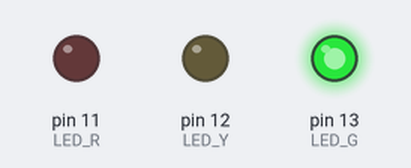
Simulated run of this sketch. Board: Arduino Uno, built with avr-gcc and run on an emulated ATmega328P. Shown: output pins drawn as LEDs (lit = HIGH).

Above: at 1.0 s.
At 2.2 s:
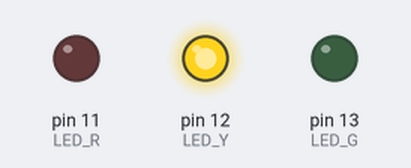
At 4.0 s:
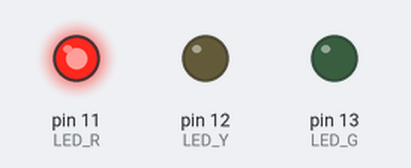
Timing chart, 0 to 7.2 s (numbered marks = the images above):
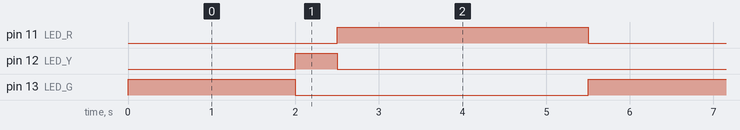

The sketch:

TrafficLight.ino
```cpp
void setup() {
  #define LED_G 13
  #define LED_Y 12
  #define LED_R 11
  pinMode(LED_G, OUTPUT);
  pinMode(LED_Y, OUTPUT);
  pinMode(LED_R, OUTPUT);
}

void loop() {
  digitalWrite(LED_R,LOW);
  digitalWrite(LED_G,HIGH);
  delay(2000);
  digitalWrite(LED_G,LOW);
  digitalWrite(LED_Y,HIGH);
  delay(500);
  digitalWrite(LED_Y,LOW);
  digitalWrite(LED_R,HIGH);
  delay(3000);
}
```

Measured:
- by itself, pin 11 (LED_R): alternates HIGH for 3.0 s and LOW for 2.5 s
- by itself, pin 12 (LED_Y): alternates HIGH for 0.50 s and LOW for 5.0 s
- by itself, pin 13 (LED_G): alternates HIGH for 2.0 s and LOW for 3.5 s
